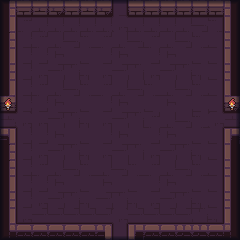

The image is a tile-based game level rendered from a .tmx file. Its description and complete source (layers, tilesets, objects, tile grids) follow:
An orthogonal 15x15 tile map with 16x16 px tiles, 3 tile layers (Ground, Details, Fog).

<map version="1.10" tiledversion="1.10.2" orientation="orthogonal" renderorder="right-down" width="15" height="15" tilewidth="16" tileheight="16" infinite="0" nextlayerid="8" nextobjectid="1">
 <editorsettings>
  <export target="spawn.json" format="json" />
 </editorsettings>
 <tileset firstgid="1" name="tileset" tilewidth="16" tileheight="16" tilecount="100" columns="10">
  <image source="tileset.png" width="160" height="160" />
  <tile id="71">
   <animation>
    <frame tileid="71" duration="200" />
    <frame tileid="72" duration="200" />
    <frame tileid="73" duration="200" />
    <frame tileid="72" duration="200" />
   </animation>
  </tile>
  <tile id="81">
   <animation>
    <frame tileid="81" duration="200" />
    <frame tileid="82" duration="200" />
    <frame tileid="83" duration="200" />
    <frame tileid="82" duration="200" />
   </animation>
  </tile>
  <tile id="91">
   <animation>
    <frame tileid="91" duration="200" />
    <frame tileid="92" duration="200" />
    <frame tileid="93" duration="200" />
    <frame tileid="92" duration="200" />
   </animation>
  </tile>
 </tileset>
 <layer id="1" name="Ground" width="15" height="15">
  <data encoding="csv">
1,2,3,4,2,3,4,81,5,5,5,5,5,5,6,
11,12,13,13,13,13,13,65,13,13,13,13,14,15,16,
1,22,7,8,9,10,7,8,9,7,8,9,10,25,26,
11,22,17,18,19,20,17,18,19,17,18,19,20,25,16,
21,22,27,28,29,30,27,28,29,27,28,29,30,25,26,
31,22,7,8,9,10,7,8,9,10,8,9,10,25,36,
3,22,17,18,19,20,17,18,19,20,18,19,20,25,4,
63,65,27,28,29,30,27,28,29,7,8,9,10,65,63,
54,22,17,18,19,20,17,18,19,17,18,19,20,25,51,
1,22,27,28,29,30,27,28,29,27,28,29,30,25,16,
1,22,7,8,9,10,8,9,10,7,8,9,10,25,26,
11,22,17,18,19,20,18,19,20,17,18,19,20,25,16,
21,22,27,28,29,30,28,29,30,27,28,29,30,25,26,
31,32,33,33,33,33,33,65,33,33,33,33,34,35,36,
41,42,42,42,42,42,56,81,51,42,42,43,44,45,46
</data>
 </layer>
 <layer id="3" name="Details" width="15" height="15">
  <data encoding="csv">
0,0,0,0,0,0,0,0,0,0,0,0,0,0,0,
0,0,0,0,0,0,0,0,0,0,0,0,0,0,0,
0,0,0,0,0,0,0,0,0,0,0,0,0,0,0,
0,0,0,0,0,0,0,0,0,0,0,0,0,0,0,
0,0,0,0,0,0,0,0,0,0,0,0,0,0,0,
0,0,0,0,0,0,0,0,0,0,0,0,0,0,0,
72,0,0,0,0,0,0,0,0,0,0,0,0,0,72,
0,0,0,0,0,0,0,0,0,0,0,0,0,0,0,
0,0,0,0,0,0,0,0,0,0,0,0,0,0,0,
0,0,0,0,0,0,0,0,0,0,0,0,0,0,0,
0,0,0,0,0,0,0,0,0,0,0,0,0,0,0,
0,0,0,0,0,0,0,0,0,0,0,0,0,0,0,
0,0,0,0,0,0,0,0,0,0,0,0,0,0,0,
0,0,0,0,0,0,0,0,0,0,0,0,0,0,0,
0,0,0,0,0,0,0,0,0,0,0,0,0,0,0
</data>
 </layer>
 <layer id="7" name="Fog" width="15" height="15">
  <data encoding="csv">
75,76,76,76,76,76,76,76,76,76,76,76,76,76,77,
85,0,0,0,0,0,0,0,0,0,0,0,0,0,87,
85,0,0,0,0,0,0,0,0,0,0,0,0,0,87,
85,0,0,0,0,0,0,0,0,0,0,0,0,0,87,
85,0,0,0,0,0,0,0,0,0,0,0,0,0,87,
85,0,0,0,0,0,0,0,0,0,0,0,0,0,87,
85,0,0,0,0,0,0,0,0,0,0,0,0,0,87,
85,0,0,0,0,0,0,0,0,0,0,0,0,0,87,
85,0,0,0,0,0,0,0,0,0,0,0,0,0,87,
85,0,0,0,0,0,0,0,0,0,0,0,0,0,87,
85,0,0,0,0,0,0,0,0,0,0,0,0,0,87,
85,0,0,0,0,0,0,0,0,0,0,0,0,0,87,
85,0,0,0,0,0,0,0,0,0,0,0,0,0,87,
85,0,0,0,0,0,0,0,0,0,0,0,0,0,87,
95,96,96,96,96,96,96,96,96,96,96,96,96,96,97
</data>
 </layer>
</map>